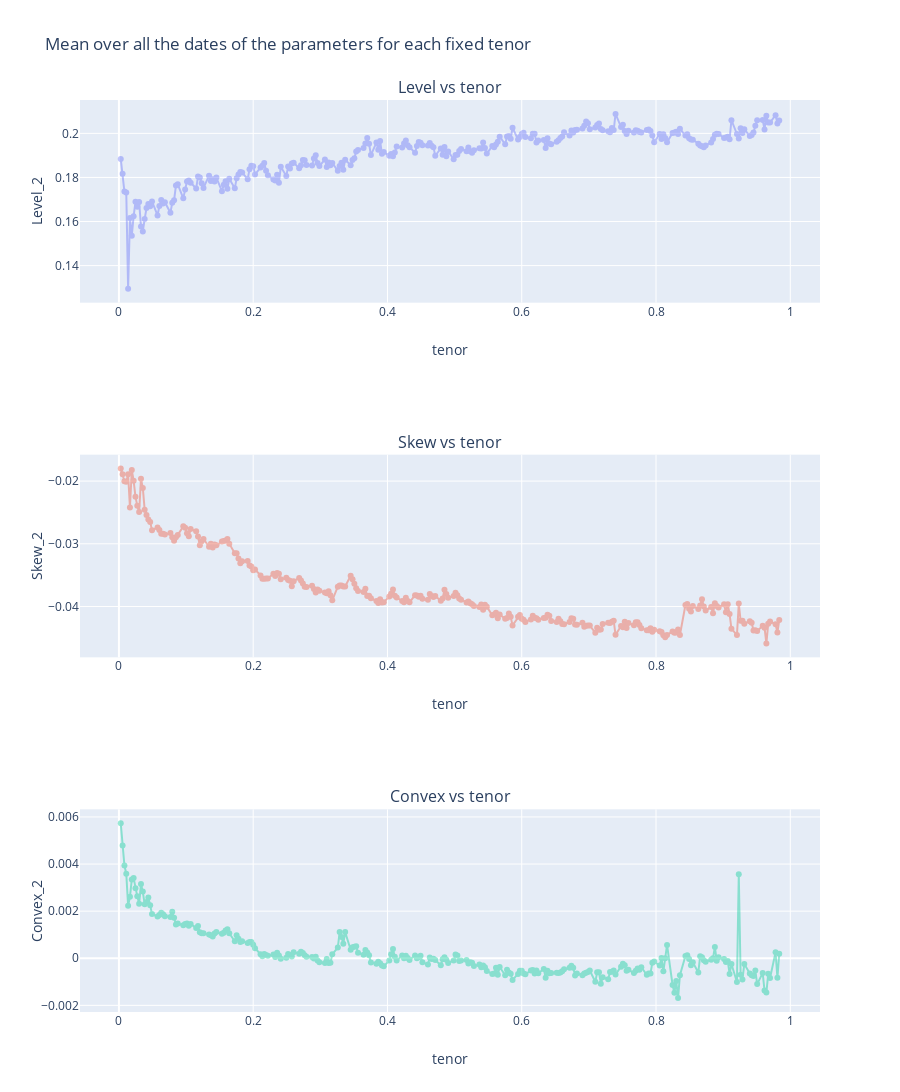

Notebook cell for this chart:
### Code cell
max_maturity_days = 350
df_all_sort = df_all.sort_values("tenor")
df_to_plot = df_all_sort.groupby("tenor").mean()
fig = make_subplots(rows=3,cols=1,subplot_titles=["Level vs tenor","Skew vs tenor","Convex vs tenor"])

for i,param in enumerate(["Level_2","Skew_2","Convex_2"]):
    fig.add_trace(go.Scatter(
        x=df_to_plot.index.values, y=df_to_plot[param].values,mode = "markers+lines",
                            fillcolor = "blue",
                            opacity = 0.4),i+1,1)
    fig.update_yaxes(title_text=param, row=1+i, col=1)
    fig.update_xaxes(title_text="tenor", row=1+i, col=1)
    
fig.update_layout( height = 1100, title = "Mean over all the dates of the parameters for each fixed tenor",
                  showlegend = False)
iplot(fig)

### Figure 1 — Plotly figure (JSON) as saved in the notebook; plotly's stock layout.template omitted (floating-point values rounded to 4 significant figures; data arrays with more than 128 entries replaced by an {"elided": "..."} marker saying what was removed)
{"data": [{"fillcolor": "blue", "mode": "markers+lines", "opacity": 0.4, "type": "scatter", "x": {"elided": "261 float values"}, "xaxis": "x", "y": {"elided": "261 float values"}, "yaxis": "y"}, {"fillcolor": "blue", "mode": "markers+lines", "opacity": 0.4, "type": "scatter", "x": {"elided": "261 float values"}, "xaxis": "x2", "y": {"elided": "261 float values"}, "yaxis": "y2"}, {"fillcolor": "blue", "mode": "markers+lines", "opacity": 0.4, "type": "scatter", "x": {"elided": "261 float values"}, "xaxis": "x3", "y": {"elided": "261 float values"}, "yaxis": "y3"}], "layout": {"annotations": [{"font": {"size": 16}, "showarrow": false, "text": "Level vs tenor", "x": 0.5, "xanchor": "center", "xref": "paper", "y": 1, "yanchor": "bottom", "yref": "paper"}, {"font": {"size": 16}, "showarrow": false, "text": "Skew vs tenor", "x": 0.5, "xanchor": "center", "xref": "paper", "y": 0.6111, "yanchor": "bottom", "yref": "paper"}, {"font": {"size": 16}, "showarrow": false, "text": "Convex vs tenor", "x": 0.5, "xanchor": "center", "xref": "paper", "y": 0.2222, "yanchor": "bottom", "yref": "paper"}], "height": 1100, "showlegend": false, "title": {"text": "Mean over all the dates of the parameters for each fixed tenor"}, "xaxis": {"anchor": "y", "domain": [0, 1], "title": {"text": "tenor"}}, "xaxis2": {"anchor": "y2", "domain": [0, 1], "title": {"text": "tenor"}}, "xaxis3": {"anchor": "y3", "domain": [0, 1], "title": {"text": "tenor"}}, "yaxis": {"anchor": "x", "domain": [0.7778, 1], "title": {"text": "Level_2"}}, "yaxis2": {"anchor": "x2", "domain": [0.3889, 0.6111], "title": {"text": "Skew_2"}}, "yaxis3": {"anchor": "x3", "domain": [0, 0.2222], "title": {"text": "Convex_2"}}}}
